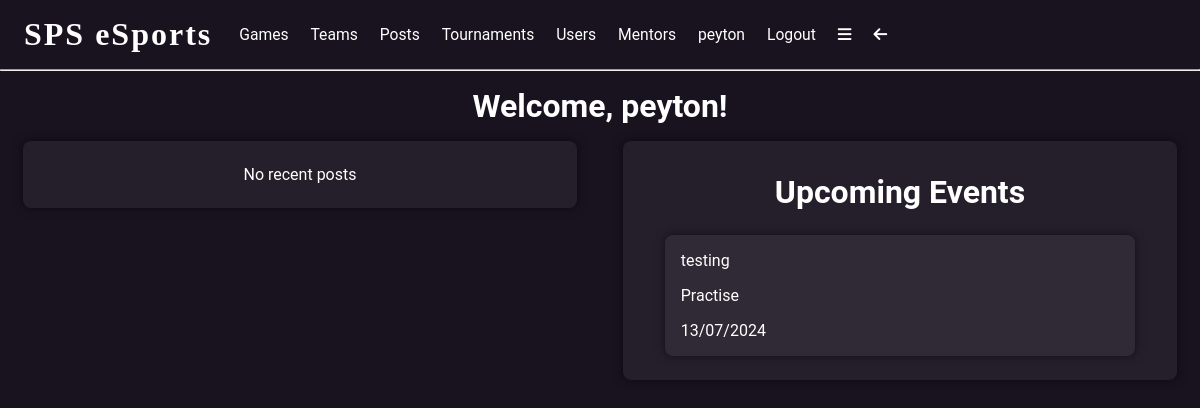
The app's page /index (signed in) with its own data.
### app/models.py (models this page shows, shortened)
class User(UserMixin, db.Model):
    user_id = db.Column(db.Integer, primary_key=True)
    username = db.Column(db.String(64), index=True, unique=True)
    email = db.Column(db.String(120), index=True, unique=True)
    password_hash = db.Column(db.String(128))
    bio = db.Column(db.String(500))
    pfp = db.Column(db.String(500))
    pronouns = db.Column(db.String(50))
    admin = db.Column(db.Boolean, default=False)
    team_admin = db.relationship('Teams', back_populates='team_admin')
    team_users = db.relationship('TeamUsers', back_populates='user')
    posts = db.relationship('Posts', back_populates='user')
    likes = db.relationship('Likes', back_populates='user')
    comments = db.relationship('Comments', back_populates='user')
    tournament_users = db.relationship('TournamentUsers', back_populates='user')
    match_users = db.relationship('MatchUsers', back_populates='user')
    ment_applications = db.relationship('MentApplications', back_populates='user')
    tournament_admin = db.relationship('Tournaments', backref='user', foreign_keys='Tournaments.admin_id')
    tournament_winner = db.relationship('Tournaments', foreign_keys='Tournaments.winner_id')
    following = db.relationship('Following', backref='user', foreign_keys='Following.user_id')
    followed = db.relationship('Following', foreign_keys='Following.following_id')
    mentor = db.relationship('Mentor', backref='mentor', foreign_keys='Mentor.mentor_id')
    mentee = db.relationship('Mentor', foreign_keys='Mentor.mentee_id')
    '''def set_password(self, password):
        self.password_hash = generate_password_hash(password)

    def check_password(self, password):
        return check_password_hash(self.password_hash, password)'''
    '''def set_password(self, password):
        salt = bc.gensalt()
        # convert password to bytes
        password = password.encode('utf-8')
        self.password_hash = bc.hashpw(password=password, salt=salt)

    def check_password(self, password):
        password = password.encode('utf-8')
        return bc.checkpw(password=password, hashed_password=self.password_hash)'''
    def set_password(self, password):
        self.password_hash = argon2.hash(password)
    def check_password(self, password):
        return argon2.verify(password, self.password_hash)

class Practises(db.Model):
    practise_id = db.Column(db.Integer, primary_key=True)
    practise_name = db.Column(db.String(64), index=True, unique=True)
    practise_description = db.Column(db.String(500))
    practise_datetime = db.Column(db.DateTime, index=True)
    team_id = db.Column(db.Integer, db.ForeignKey('teams.team_id'))
    team = db.relationship('Teams', back_populates='practises')

### app/routes.py (the view, shortened to what this page needs)
@app.route('/')
@app.route('/index')
@login_required
def index():
    today = date.today()
    matchuser_inst = MatchUsers.query.filter_by(user_id=current_user.user_id).all()
    matches = []
    for match in matchuser_inst:
        match = Matches.query.filter_by(match_id=match.match_id).first()
        if match.match_datetime.date() >= today:
            matches.append(match)
    tournamentuser_inst = TournamentUsers.query.filter_by(user_id=current_user.user_id).all()
    tournaments = []
    for tournament in tournamentuser_inst:
        tournament = Tournaments.query.filter_by(tournament_id=tournament.tournament_id).first()
        if tournament.end_date >= today:
            tournaments.append(tournament)
    teamuser_inst = TeamUsers.query.filter_by(team_user_id=current_user.user_id).all()
    teams = []
    for team in teamuser_inst:
        team = Teams.query.filter_by(team_id=team.team_id).first()
        teams.append(team)
    practises = []
    for team in teams:
        practise_inst = Practises.query.filter_by(team_id=team.team_id).all()
        for practise in practise_inst:
            if practise.practise_datetime.date() >= today:
                practises.append(practise)
    events = []
    for practise in practises:
        event = {}
        event['type'] = 'Practise'
        event['name'] = practise.practise_name
        event['date'] = practise.practise_datetime.date()
        event['id'] = practise.practise_id
        events.append(event)
    events = sorted(events, key=lambda x: x['date'])
    print(events)
    posts = []
    return render_template('index.html', title='Home', events=events, posts=posts)

### app/__init__.py (called while the page is built)
@app.template_filter('format_date')
def format_date(value):
    return value.strftime('%d/%m/%Y')

### app/models.py (called while the page is built)
@login.user_loader
def load_user(id):
    return User.query.get(int(id))

### app/templates/index.html
{% extends 'base.html' %}
{% block content %}
<div class="centre">
    <h1>Welcome, {{current_user.username}}!</h1>
    <div class="row">
        <div class="middle half">
            <div class="container">
                {% if posts %}
                <p>posts!</p>
                {% else %}
                <p>No recent posts</p>
                {% endif %}
            </div>
        </div>
        <div class="middle half">
            <div class="container">
                <h1>Upcoming Events</h1>
                {% if events %}
                {% for event in events %}
                <div class="event">
                    <p>{{event['name']}}</p>
                    <p>{{event['type']}}</p>
                    <p>{{event['date']|format_date}}</p>
                </div>
                {% endfor %}
                {% else %}
                <p>No upcoming events</p>
                {% endif %}
            </div>
        </div>
    </div>
</div>
{% endblock %}

### app/templates/base.html (shortened to what this page needs)
<!DOCTYPE html>
<html lang="en">
<head>
    <link rel="stylesheet" href="{{url_for('static', filename='css/styles.css')}}">
</head>
<body>
<div class="header">
    <h1 onclick="window.location.href='{{url_for('index')}}'">SPS eSports</h1>
    {% if current_user.is_authenticated %}
    <a href="{{url_for('search_games')}}">Games</a>
    <a href="{{url_for('search_teams')}}">Teams</a>
    <a href="{{url_for('search_posts')}}">Posts</a>
    <a href="{{url_for('search_tournaments')}}">Tournaments</a>
    <a href="{{url_for('search_users')}}">Users</a>
    <a href="{{url_for('search_mentors')}}">Mentors</a>
    <a href="{{url_for('user', username=current_user.username)}}">{{current_user.username}}</a>
    <a href="{{url_for('logout')}}">Logout</a>
    <a href="javascript:showNavBar()"><i class="fa-solid fa-bars"></i></a>
    <a href="javascript:window.history.back();"><i class="fa-solid fa-arrow-left"></i></a>
    {% else %}
        <a href="{{url_for('login')}}">Login</a>
        <a href="{{url_for('register')}}">Register</a>
    {% endif %}
</div>
<hr>
{% block content %} {% endblock %}
</body>
</html>

### app/static/css/styles.css (style rules this page uses)
* { margin: 0; padding: 0; box-sizing: border-box; scroll-behavior: smooth; scrollbar-width: thin; scrollbar-color: white var(--bg); }
body { background: var(--bg); color: white; }
:root { --accent: #9a52ff; --bg: #18131f; --bg2: #372d47; --lightbg: rgba(255,255,255,0.05); }
.row { display: flex; width: 100%; }
.header { display:flex; align-items: center; padding: 1em 0.5em; }
.header a { padding: 0em 0.7em; font-family: 'Roboto'; font-size: 0.98em; text-decoration: none; transition: 0.5s; position: relative; transition: 0.3s; color: white; }
.header a::before { content: ''; position: absolute; width: 100%; height: 2px; left: 0; bottom: -2px; background-color: var(--accent); transform-origin: right; transform: scaleX(0); transition: transform 0.3s; }
.header h1 { box-shadow: inset 0 0 0 0 var(--bg); font-family: 'Square Game'; letter-spacing: 2px; padding: 0 0.5em; position: relative; transition: color 0.3s ease-in-out, box-shadow 0.3s ease-in-out; }
h1 { font-family: 'Roboto'; font-size: 2em; }
.centre h1 { text-align: center; }
p { font-family: 'Roboto'; font-size: 1em; padding: 0.5em 0; }
a { color: white; text-decoration: none; transition: 0.5s; padding: 0.5em 0; position: relative; font-family: 'Roboto'; }
a::before { content: ''; position: absolute; width: 100%; height: 2px; left: 0; bottom: 4px; background-color: var(--accent); transform-origin: right; transform: scaleX(0); transition: transform 0.3s; }
.centre { display: flex; flex-flow: row wrap; align-items: center; justify-content: center; width: 100%; margin: 1em 0; }
.event { display: flex; flex-flow: column wrap; background-color: var(--lightbg); box-shadow: 0 0 10px 0 rgba(0,0,0,0.5); border-radius: 0.5em; padding: 0.5em; margin: 0.5em 0; font-family: 'Roboto'; width: 90%; background: rgba(255,255,255,0.05); }
.event p { padding: 0.5em; }
.half { display: flex; flex-direction: column; width: 50%; padding: 0.5em; }
.middle.half { display: flex; flex-direction: column; width: 50%; padding: 0.5em; align-items: center; }
.container { display: flex; flex-flow: column wrap; justify-content: center; width: 95%; margin: 0.5em 0; font-family: 'Roboto'; background-color: var(--lightbg); padding: 1em; border-radius: 0.5em; box-shadow: 0 0 10px 0 rgba(0,0,0,0.5); align-items: center; }
.container h1 { padding: 0.5em 0; }

### records on screen
User: username "peyton"
Practises: name "testing", type "Practise", date "13/07/2024"
